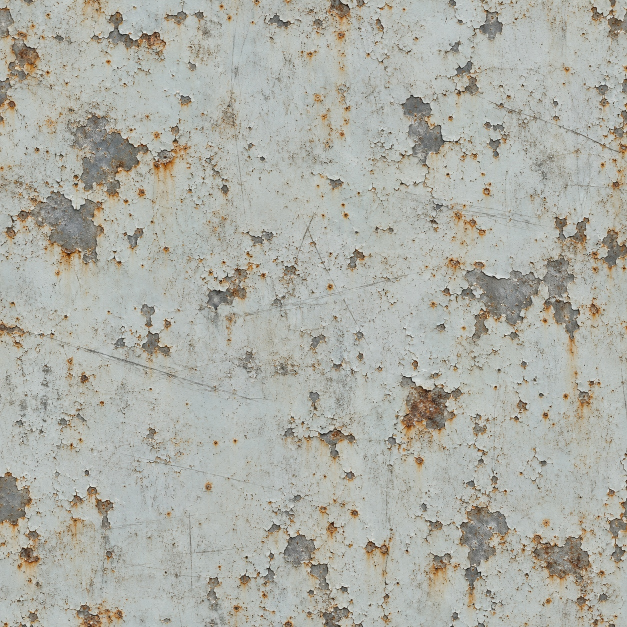
#> input picture SourceArt/TextureSources/Enamel.jpg, 1254 x 1254 px (shown at 1/2 size); its folder holds 6 pictures in this run
$ python build_materials.py
#> lines starting #> are read from the running program, lines starting #| are printed output that depends on the picture
"""Pack original generated albedos and derive high-detail multi-scale normals/masks + blood/rust tiles.
Python + numpy + Pillow. Sources are 1254px, packed at 1024px; no fake 4K upscaling.
"""
from pathlib import Path
import numpy as np
from PIL import Image,ImageFilter
import uuid,json
ROOT=Path(__file__).resolve().parents[1];out=ROOT/'Assets/Ecos/Resources/PBR';out.mkdir(parents=True,exist_ok=True)
sources=ROOT/'SourceArt/TextureSources';sources.mkdir(exist_ok=True)
names=['Enamel','Steel','Linen','Wood','Plaster','Tiles']
files=['exec-95461178-85e6-450b-8404-40d9f27db926.png','exec-b69e93fc-ba82-49cf-bfa7-6e17aceb76f8.png','exec-969d4a1e-35c1-45b3-8b54-164e249b4ad2.png','exec-ce97db5b-21e1-4ded-a17b-d5251810c42e.png','exec-e67045f5-fb81-4955-b3dc-b3dae5c14793.png','exec-f54858e5-0949-4de0-aa9e-8d075d496b80.png']
atlas=Image.new('RGB',(4096,2048),'white');normal=Image.new('RGB',(4096,2048),(128,128,255));mask=Image.new('RGB',(4096,2048),(0,80,255))
#> after `atlas = Image.new('RGB', (4096, 2048), 'white')`: atlas: PIL image 4096x2048 RGB; every value is 255
#> after `normal = Image.new('RGB', (4096, 2048), (128, 128, 255))`:
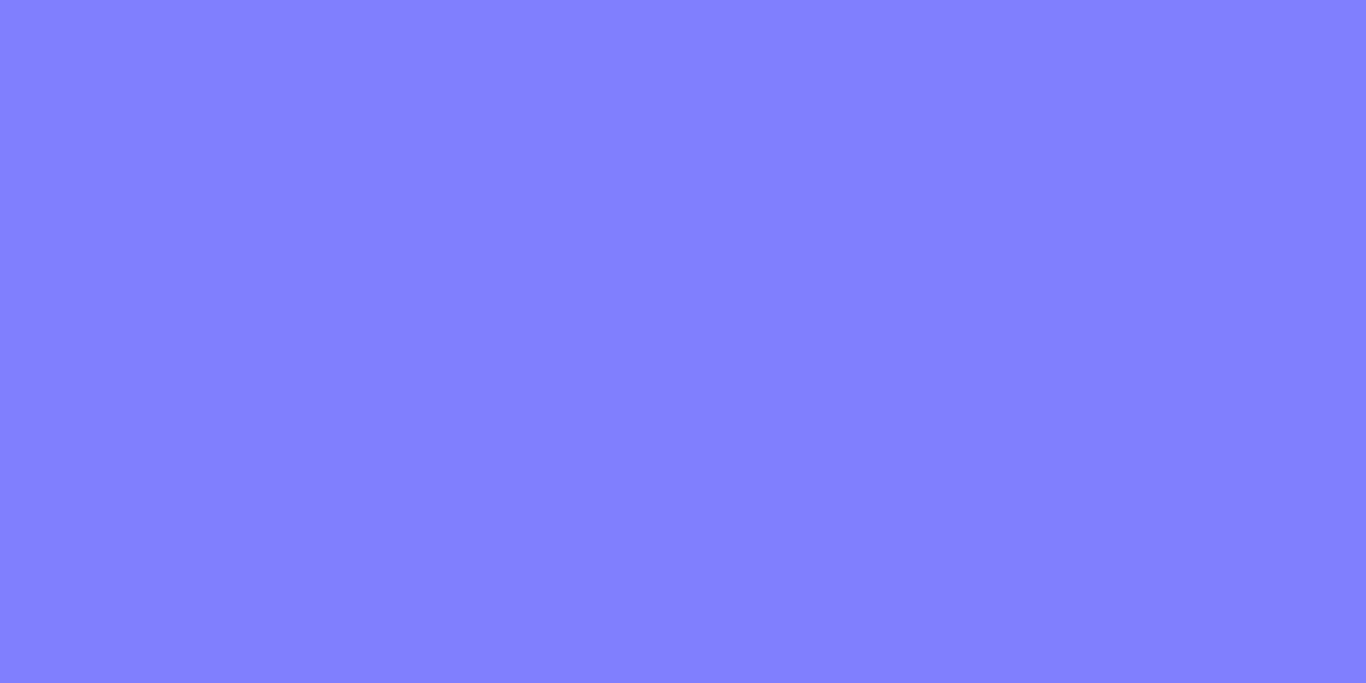
#> normal: PIL image 4096x2048 RGB (shown at 1/3 size); mean R, G, B 128, 128, 255
#> after `mask = Image.new('RGB', (4096, 2048), (0, 80, 255))`:
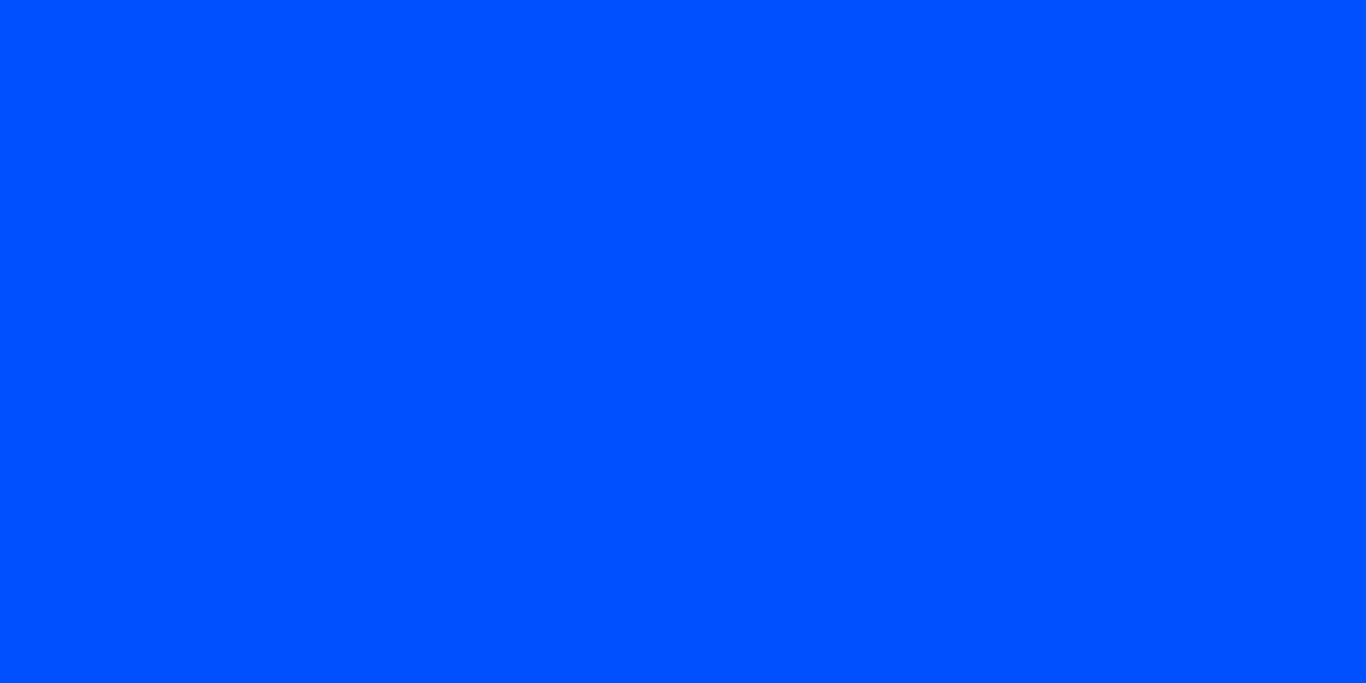
#> mask: PIL image 4096x2048 RGB (shown at 1/3 size); mean R, G, B 0, 80, 255
rng=np.random.default_rng(19852026)

yy,xx=np.mgrid[0:1008,0:1008]/1008.0
splat=(np.sin(xx*2*np.pi*3)*np.cos(yy*2*np.pi*3)
      +0.5*np.sin((xx+yy)*2*np.pi*7)*np.cos((xx-yy)*2*np.pi*5)
      +0.25*np.sin(xx*2*np.pi*13)*np.sin(yy*2*np.pi*11))
splat=(splat-splat.min())/(splat.max()-splat.min()+1e-9)

for i,(name,file) in enumerate(zip(names,files)):
 src=sources/(name+'.jpg')
 if not src.exists():Image.open(ROOT.parent/'generated_images'/file).convert('RGB').save(src,quality=96)
 im=Image.open(src).resize((1008,1008),Image.Resampling.LANCZOS)
 a=np.array(im,dtype=np.float32)/255.0
 lum=a@np.array([.2126,.7152,.0722])
 blur_med=np.array(Image.fromarray((lum*255).astype('uint8')).filter(ImageFilter.GaussianBlur(2.2)))/255.0
 detail_hi=lum-blur_med
 a=np.clip(a+detail_hi[...,None]*0.32,0,1)
 if name in ('Plaster','Tiles','Enamel','Linen'):
  stain=np.clip((splat-0.62)*2.6,0,1)*(1.0-lum)*0.45
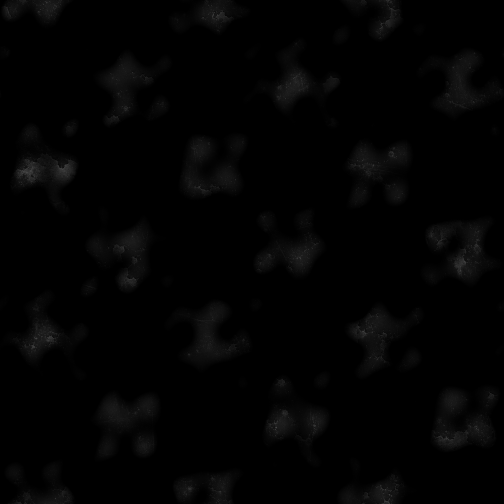
#> stain: shape (1008, 1008) float64 (shown at 1/2 size); min 0, max 0.34, mean 0.0112
  blood_tint=np.array([0.26,0.025,0.02],dtype=np.float32)
  a=a*(1.0-stain[...,None])+blood_tint*stain[...,None]
 h_fine=np.array(Image.fromarray((lum*255).astype('uint8')).filter(ImageFilter.GaussianBlur(.55)))/255.0
 h_macro=np.array(Image.fromarray((lum*255).astype('uint8')).filter(ImageFilter.GaussianBlur(2.5)))/255.0
 h=h_fine*0.65+h_macro*0.35
 gy,gx=np.gradient(h);n=np.stack([-gx*4.8,gy*4.8,np.ones_like(gx)],axis=-1);n/=np.linalg.norm(n,axis=-1)[...,None]
#> after `n = np.stack([-gx * 4.8, gy * 4.8, np.ones_like(gx)], axis=-1)`:
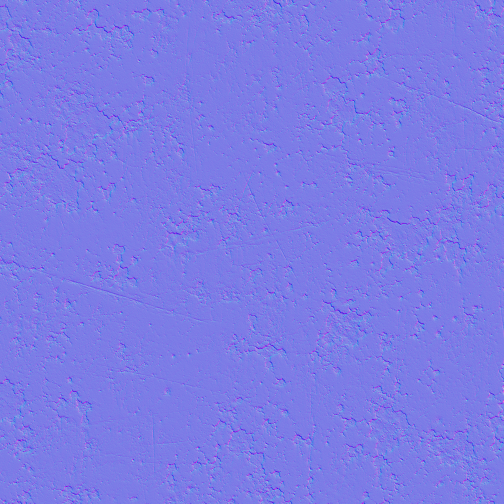
#> n: shape (1008, 1008, 3) float64 (shown at 1/2 size); mean of channels 0, 1, 2 7.59e-05, -0.000154, 1; drawn with min black and max white
#> after `n /= np.linalg.norm(n, axis=-1)[..., None]`:
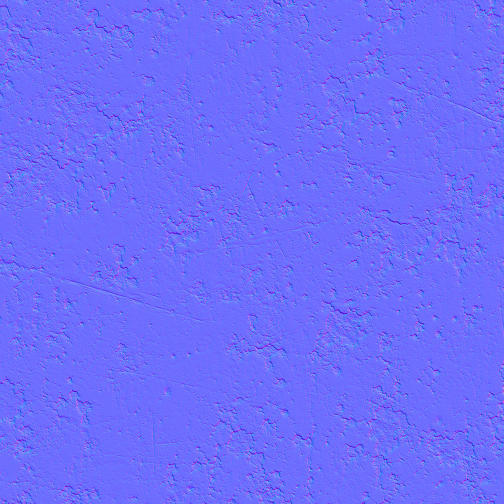
#> n: shape (1008, 1008, 3) float64 (shown at 1/2 size); mean of channels 0, 1, 2 0.000351, 0.00116, 0.986; drawn with min black and max white
 metal=np.ones_like(h)*([.24,.82,0,0,0,0][i]);smooth=np.clip([.46,.56,.14,.32,.18,.38][i]+(lum-.5)*.24,.04,.82);ao=np.clip(.78+lum*.22-np.abs(detail_hi)*.35,0,1)
#> after `smooth = np.clip([0.46, 0.56, 0.14, 0.32, 0.18, 0.38][i] + (lum - 0.5)`:
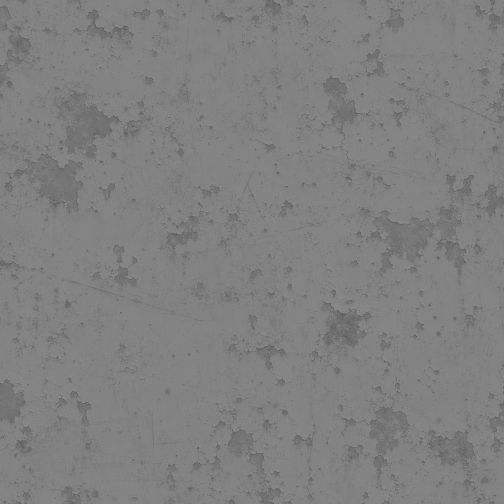
#> smooth: shape (1008, 1008) float64 (shown at 1/2 size); min 0.341, max 0.58, mean 0.504
#> after `ao = np.clip(0.78 + lum * 0.22 - np.abs(detail_hi) * 0.35, 0, 1)`:
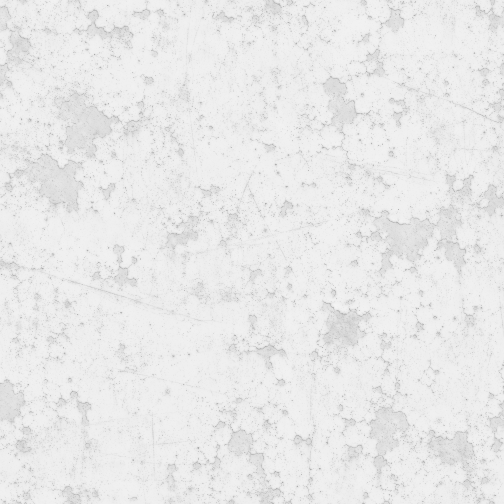
#> ao: shape (1008, 1008) float64 (shown at 1/2 size); min 0.565, max 0.959, mean 0.915
 maps=[(np.clip(a,0,1)*255).astype('uint8'),((n*.5+.5)*255).astype('uint8'),(np.stack([metal,smooth,ao],axis=-1)*255).astype('uint8')]
 for target,arr in zip([atlas,normal,mask],maps):target.paste(Image.fromarray(np.pad(arr,((8,8),(8,8),(0,0)),mode='edge')),(i%4*1024,i//4*1024))
#> this loop made 3 passes
#> pass 2 of the loop `for i,(name,file) in enumerate(zip(names,files)):`:
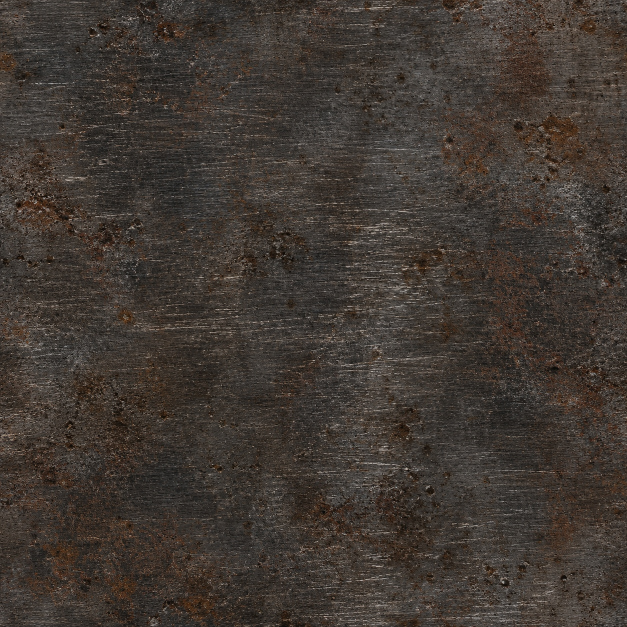
#> input picture SourceArt/TextureSources/Steel.jpg, 1254 x 1254 px (shown at 1/2 size)
#> `n = np.stack([-gx * 4.8, gy * 4.8, np.ones_like(gx)], axis=-1)`:
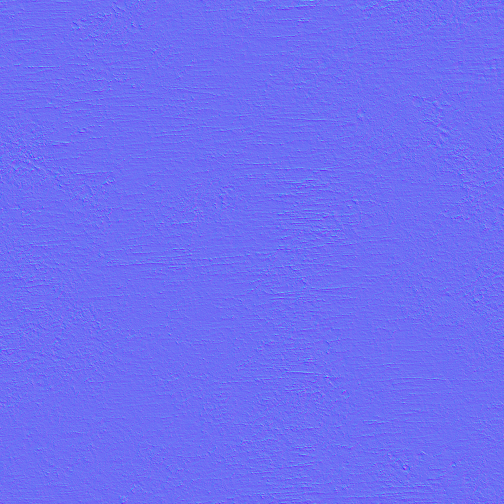
#> n: shape (1008, 1008, 3) float64 (shown at 1/2 size); mean of channels 0, 1, 2 7.49e-05, -9.99e-05, 1; drawn with min black and max white
#> metal: shape (1008, 1008) float64; every value is 0.82
#> `ao = np.clip(0.78 + lum * 0.22 - np.abs(detail_hi) * 0.35, 0, 1)`:
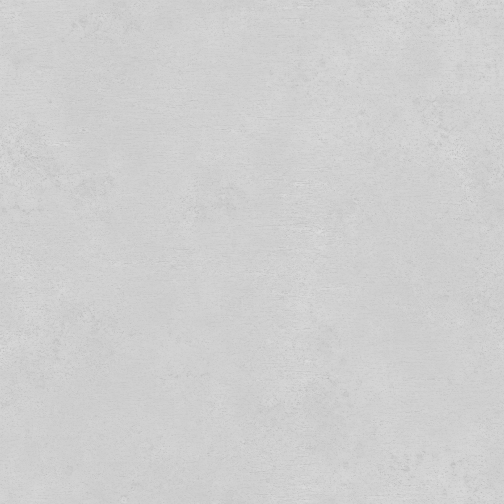
#> ao: shape (1008, 1008) float64 (shown at 1/2 size); min 0.656, max 0.877, mean 0.814
#> the loop `for target,arr in zip([atlas,normal,mask],maps):target.paste(Image.fro..` made 3 passes
#> pass 3 of the loop `for i,(name,file) in enumerate(zip(names,files)):`:
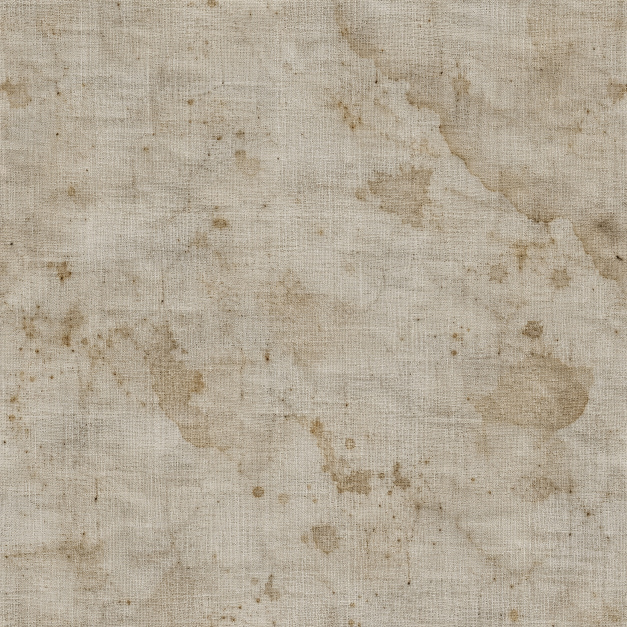
#> input picture SourceArt/TextureSources/Linen.jpg, 1254 x 1254 px (shown at 1/2 size)
#> `detail_hi=lum-blur_med`:
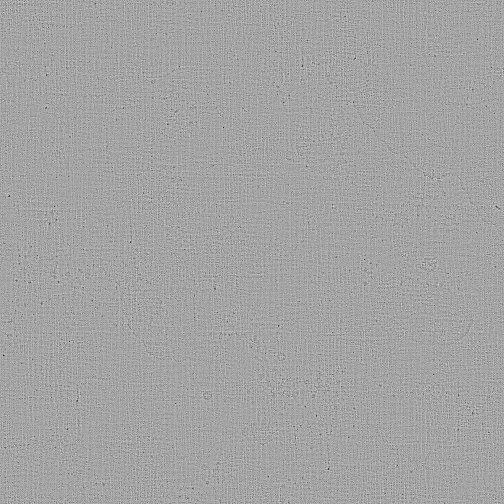
#> detail_hi: shape (1008, 1008) float64 (shown at 1/2 size); min -0.493, max 0.277, mean 0.00206; drawn with min black and max white
#> `stain=np.clip((splat-0.62)*2.6,0,1)*(1.0-lum)*0.45`:
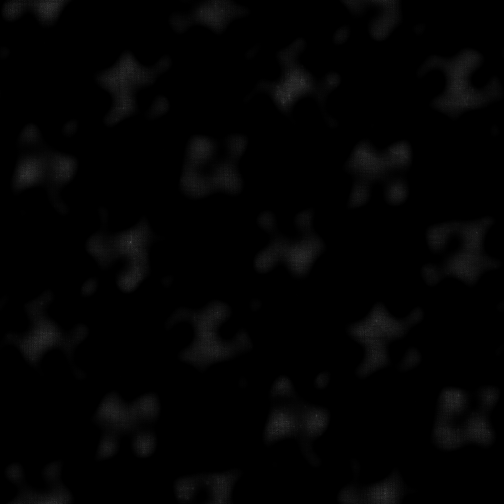
#> stain: shape (1008, 1008) float64 (shown at 1/2 size); min 0, max 0.338, mean 0.0119
#> blood_tint = [0.26, 0.025, 0.02]
#> (the run stopped early here; a loop or call above may not have finished)
